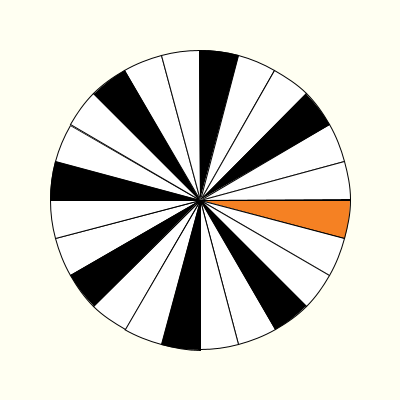
Frame 1 (no input)
Frame 60 (the mouse pressed at the canvas centre just before this capture): identical to frame 1, image omitted
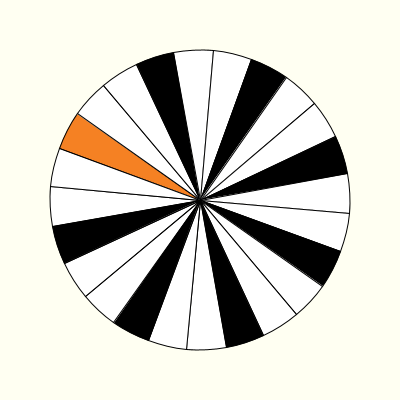
Frame 120 (the mouse held since frame 60 and released just before this capture)

The Processing sketch that drew these frames (run headless with seeded random() and noise(); from frame 60 on, the mouse is pressed at the canvas centre):

// Processing sketch: week16_8
// ── week16_8.pde
void setup(){
  size(400,400);
}
void draw(){
  background(#FFFFF2);
  float dx=radians(mouseX);
  for(int i=0;i<24;i++){
    if(i==0) fill(#F58123);
    else if(i%3==0) fill(0,0,0);
    else if(i%3==0) fill(#FFF19D);
    else fill(255,255,255);
    float a=radians(360/24);
    arc(200,200,300,300,a*i+dx,a*i+a+dx,PIE);
  }
}
